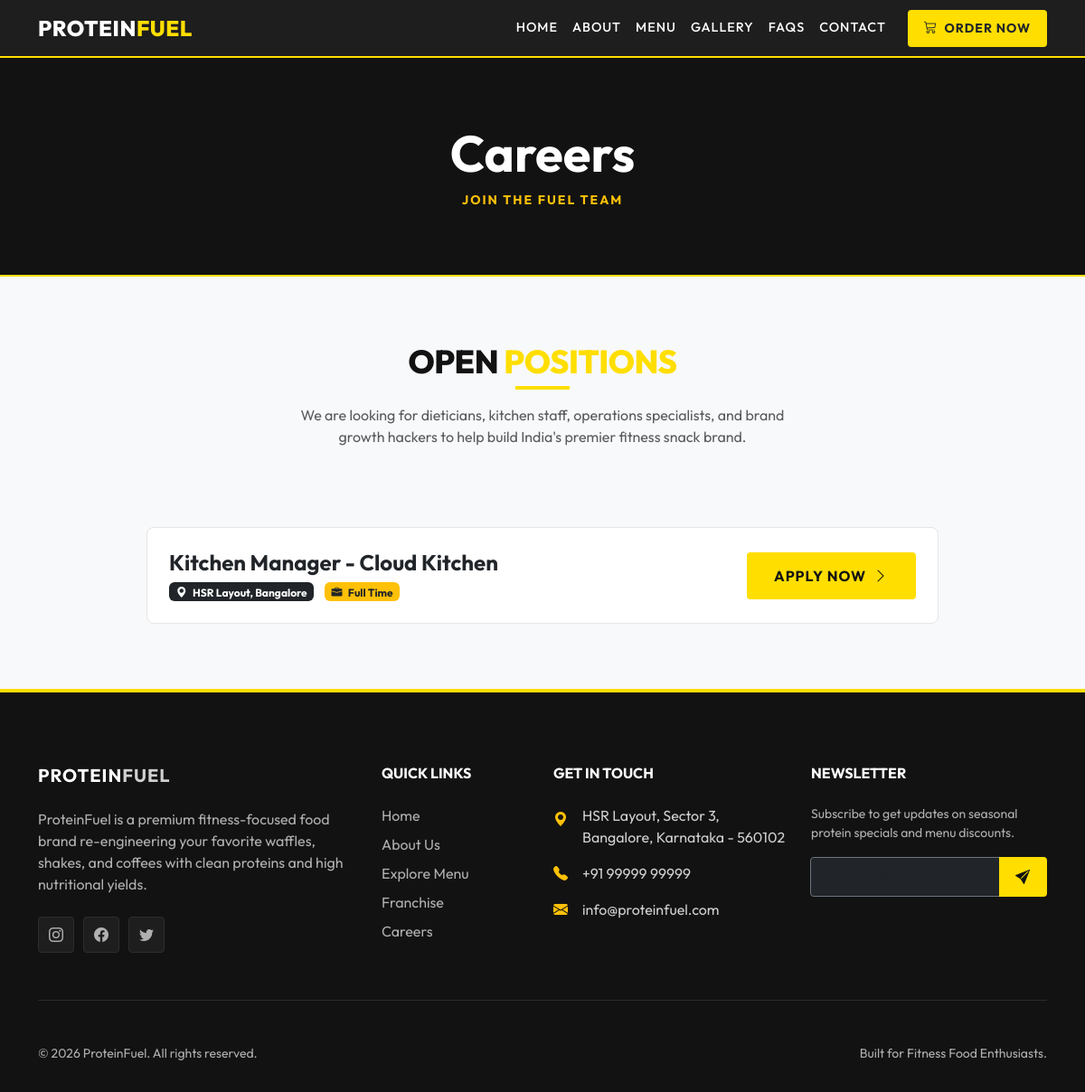
The app's page /careers/ with its own data.
### apps/core/models.py (models this page shows, shortened)
class TimeStampedModel(models.Model):
    created_at = models.DateTimeField(auto_now_add=True)
    updated_at = models.DateTimeField(auto_now=True)
    class Meta:
        abstract = True

class SoftDeleteModel(models.Model):
    is_deleted = models.BooleanField(default=False)
    deleted_at = models.DateTimeField(null=True, blank=True)
    objects = SoftDeleteManager()
    all_objects = models.Manager()
    class Meta:
        abstract = True

class Job(TimeStampedModel, SoftDeleteModel):
    STATUS_CHOICES = (
        ('ACTIVE', 'Active / Hiring'),
        ('CLOSED', 'Closed'),
    )
    position = models.CharField(max_length=100)
    location = models.CharField(max_length=100)
    description = models.TextField()  # Will use CKEditor widget in admin
    status = models.CharField(max_length=10, choices=STATUS_CHOICES, default='ACTIVE')
    class Meta:
        ordering = ['-created_at']

class SingletonModel(models.Model):
    class Meta:
        abstract = True
    @classmethod
    def load(cls):
        obj, created = cls.objects.get_or_create(pk=1)
        return obj

class SiteSettings(SingletonModel, TimeStampedModel):
    site_name = models.CharField(max_length=100, default="ProteinFuel")
    logo = models.ImageField(upload_to="settings/", null=True, blank=True)
    logo_dark = models.ImageField(upload_to="settings/", null=True, blank=True)
    contact_email = models.EmailField(default="info@proteinfuel.com")
    contact_phone = models.CharField(max_length=20, default="+91 99999 99999")
    contact_address = models.TextField(default="Bangalore, India")
    footer_about = models.TextField(blank=True, default="ProteinFuel sells high protein waffles, shakes, coffees, and snacks to keep you active and fueled.")
    copyright_text = models.CharField(max_length=200, default="© 2026 ProteinFuel. All rights reserved.")
    google_analytics_id = models.CharField(max_length=50, blank=True, null=True, help_text="e.g., G-XXXXXXX")
    meta_title = models.CharField(max_length=100, blank=True, null=True)
    meta_description = models.TextField(blank=True, null=True)
    robots_txt = models.TextField(blank=True, null=True, default="User-agent: *\nAllow: /")
    sitemap_xml = models.TextField(blank=True, null=True)
    class Meta:
        verbose_name = "Site Settings"
        verbose_name_plural = "Site Settings"

class SocialLink(TimeStampedModel):
    platform_name = models.CharField(max_length=50, help_text="e.g. Instagram, Facebook, Twitter")
    url = models.URLField()
    icon_name = models.CharField(max_length=50, help_text="Bootstrap icon class name, e.g. 'instagram'")
    is_active = models.BooleanField(default=True)
    display_order = models.PositiveIntegerField(default=0)
    class Meta:
        ordering = ['display_order', 'id']

### apps/core/views.py (the view)
# urls.py: path('careers/', CareersListView.as_view(), name='careers'),
class CareersListView(TemplateView):
    template_name = 'core/careers.html'
    def get_context_data(self, **kwargs):
        context = super().get_context_data(**kwargs)
        context['jobs'] = Job.objects.filter(status='ACTIVE')
        return context

### apps/core/context_processors.py (called while the page is built)
def global_site_settings(request):
    settings = SiteSettings.load()
    social_links = SocialLink.objects.filter(is_active=True)
    header_categories = Category.objects.filter(is_active=True)[:6]
    return {
        'site_settings': settings,
        'social_links': social_links,
        'header_categories': header_categories,
    }

### apps/core/models.py (called while the page is built)
    def get_queryset(self):
        return SoftDeleteQuerySet(self.model, using=self._db).filter(is_deleted=False)

### templates/core/careers.html
{% extends 'base.html' %}
{% block content %}
    <section class="section-dark py-5 bg-dark text-center" style="border-bottom: 2px solid var(--primary-yellow);">
        <div class="container py-4">
            <h1 class="display-4 fw-bold text-white mb-2">Careers</h1>
            <p class="text-warning mb-0 text-uppercase fw-bold small" style="letter-spacing: 2px;">Join the Fuel Team</p>
        </div>
    </section>
    <section class="py-5">
        <div class="container py-4">
            <div class="row mb-5">
                <div class="col-lg-6 mx-auto text-center">
                    <h2 class="section-title center mx-auto">Open <span>Positions</span></h2>
                    <p class="text-muted mt-3">We are looking for dieticians, kitchen staff, operations specialists, and brand growth hackers to help build India's premier fitness snack brand.</p>
                </div>
            </div>
            <div class="row g-4 justify-content-center" style="max-width: 900px; margin: 0 auto;">
                {% for job in jobs %}
                <div class="col-12">
                    <div class="premium-card p-4 d-flex justify-content-between align-items-center flex-wrap gap-3">
                        <div>
                            <h4 class="fw-bold mb-1 text-dark">{{ job.position }}</h4>
                            <span class="badge bg-dark text-white me-2"><i class="bi bi-geo-alt-fill me-1"></i> {{ job.location }}</span>
                            <span class="badge bg-warning text-dark"><i class="bi bi-briefcase-fill me-1"></i> Full Time</span>
                        </div>
                        <div>
                            <a href="{% url 'core:job_apply' job.id %}" class="btn btn-yellow">
                                Apply Now <i class="bi bi-chevron-right ms-1"></i>
                            </a>
                        </div>
                    </div>
                </div>
                {% empty %}
                <div class="col-12 text-center py-5">
                    <p class="text-muted">No open positions at the moment. Please check back later!</p>
                </div>
                {% endfor %}
            </div>
        </div>
    </section>
{% endblock %}

### templates/base.html (shortened to what this page needs)
{% load static %}
<!DOCTYPE html>
<html lang="en">
<head>
    <link href="https://cdn.jsdelivr.net/npm/bootstrap@5.3.0/dist/css/bootstrap.min.css" rel="stylesheet">
    <link rel="stylesheet" href="https://cdn.jsdelivr.net/npm/bootstrap-icons@1.10.5/font/bootstrap-icons.css">
    <link rel="stylesheet" href="{% static 'css/style.css' %}">
</head>
<body>
    <nav class="navbar navbar-expand-lg navbar-dark navbar-custom sticky-top">
        <div class="container">
            <a class="navbar-brand" href="{% url 'core:home' %}">
                {% if site_settings.logo %}
                    <img src="{{ site_settings.logo.url }}" alt="{{ site_settings.site_name }}" height="40">
                {% else %}
                    PROTEIN<span>FUEL</span>
                {% endif %}
            </a>
            <div class="collapse navbar-collapse" id="navbarNav">
                <ul class="navbar-nav ms-auto align-items-lg-center">
                    <li class="nav-item">
                        <a class="nav-link {% if request.resolver_match.url_name == 'home' %}active{% endif %}" href="{% url 'core:home' %}">Home</a>
                    </li>
                    <li class="nav-item">
                        <a class="nav-link {% if request.resolver_match.url_name == 'about' %}active{% endif %}" href="{% url 'core:about' %}">About</a>
                    </li>
                    <li class="nav-item">
                        <a class="nav-link {% if request.resolver_match.app_name == 'catalog' %}active{% endif %}" href="{% url 'catalog:product_list' %}">Menu</a>
                    </li>
                    <li class="nav-item">
                        <a class="nav-link {% if request.resolver_match.url_name == 'gallery' %}active{% endif %}" href="{% url 'core:gallery' %}">Gallery</a>
                    </li>
                    <li class="nav-item">
                        <a class="nav-link {% if request.resolver_match.url_name == 'faq' %}active{% endif %}" href="{% url 'core:faq' %}">FAQs</a>
                    </li>
                    <li class="nav-item">
                        <a class="nav-link {% if request.resolver_match.url_name == 'contact' %}active{% endif %}" href="{% url 'core:contact' %}">Contact</a>
                    </li>
                    <li class="nav-item ms-lg-3 mt-2 mt-lg-0">
                        <a class="btn btn-yellow btn-sm py-2 px-3 text-dark font-weight-bold" href="{% url 'catalog:product_list' %}">
                            <i class="bi bi-cart3 me-1"></i> Order Now
                        </a>
                    </li>
                </ul>
            </div>
        </div>
    </nav>
    <main>
        {% block content %}{% endblock %}
    </main>
    <footer class="footer-custom">
        <div class="container">
            <div class="row g-4">
                <div class="col-lg-4 col-md-6">
                    <h5 class="text-uppercase fw-bold mb-4" style="letter-spacing: 1px;">
                        PROTEIN<span style="color: var(--primary-yellow);">FUEL</span>
                    </h5>
                    <p class="text-muted mb-4">
                        {{ site_settings.footer_about }}
                    </p>
                    <div class="d-flex">
                        {% for link in social_links %}
                        <a href="{{ link.url }}" class="footer-social-icon" target="_blank" title="{{ link.platform_name }}">
                            <i class="bi bi-{{ link.icon_name }}"></i>
                        </a>
                        {% endfor %}
                    </div>
                </div>
                <div class="col-lg-2 col-md-6 ms-lg-auto">
                    <h6 class="text-uppercase fw-bold mb-4">Quick Links</h6>
                    <ul class="list-unstyled">
                        <li class="mb-2"><a href="{% url 'core:home' %}">Home</a></li>
                        <li class="mb-2"><a href="{% url 'core:about' %}">About Us</a></li>
                        <li class="mb-2"><a href="{% url 'catalog:product_list' %}">Explore Menu</a></li>
                        <li class="mb-2"><a href="{% url 'core:franchise' %}">Franchise</a></li>
                        <li class="mb-2"><a href="{% url 'core:careers' %}">Careers</a></li>
                    </ul>
                </div>
                <div class="col-lg-3 col-md-6">
                    <h6 class="text-uppercase fw-bold mb-4">Get In Touch</h6>
                    <ul class="list-unstyled text-muted">
                        <li class="mb-3 d-flex align-items-start">
                            <i class="bi bi-geo-alt-fill text-warning me-3 mt-1"></i>
                            <span>{{ site_settings.contact_address }}</span>
                        </li>
                        <li class="mb-3 d-flex align-items-center">
                            <i class="bi bi-telephone-fill text-warning me-3"></i>
                            <span>{{ site_settings.contact_phone }}</span>
                        </li>
                        <li class="mb-3 d-flex align-items-center">
                            <i class="bi bi-envelope-fill text-warning me-3"></i>
                            <span>{{ site_settings.contact_email }}</span>
                        </li>
                    </ul>
                </div>
                <div class="col-lg-3 col-md-6">
                    <h6 class="text-uppercase fw-bold mb-4">Newsletter</h6>
                    <p class="text-muted small mb-3">Subscribe to get updates on seasonal protein specials and menu discounts.</p>
                    <form id="newsletter-form" class="input-group">
                        <input type="email" name="email" class="form-control bg-dark border-secondary text-white" placeholder="Your Email" required style="border-radius: 4px 0 0 4px;">
                        <button type="submit" class="btn btn-yellow" style="border-radius: 0 4px 4px 0; padding: 0.5rem 1rem;">
                            <i class="bi bi-send-fill"></i>
                        </button>
                    </form>
                </div>
            </div>
            <hr class="my-5 border-secondary">
            <div class="row align-items-center">
                <div class="col-md-6 text-center text-md-start text-muted small">
                    {{ site_settings.copyright_text }}
                </div>
                <div class="col-md-6 text-center text-md-end text-muted small mt-2 mt-md-0">
                    Built for Fitness Food Enthusiasts.
                </div>
            </div>
        </div>
    </footer>
</body>
</html>

### static/css/style.css (style rules this page uses)
:root { --primary-yellow: #FFDE00; --primary-yellow-hover: #E5C700; --dark-bg: #121212; --dark-card: #1E1E1E; --dark-border: #2D2D2D; --text-muted: #A0A0A0; --light-bg: #F8F9FA; --light-card: #FFFFFF; --light-border: #E5E5E5; --font-outfit: 'Outfit', sans-serif; --transition-smooth: all 0.3s cubic-bezier(0.4, 0, 0.2, 1); }
body { font-family: var(--font-outfit); background-color: var(--light-bg); color: var(--dark-bg); overflow-x: hidden; }
.section-dark { background-color: var(--dark-bg) !important; color: #ffffff !important; }
.navbar-custom { background-color: rgba(18, 18, 18, 0.95) !important; backdrop-filter: blur(10px); border-bottom: 2px solid var(--primary-yellow); transition: var(--transition-smooth); }
.navbar-custom .nav-link { color: #ffffff !important; font-weight: 500; text-transform: uppercase; font-size: 0.9rem; letter-spacing: 1px; transition: var(--transition-smooth); padding: 0.5rem 1rem; }
.navbar-custom .navbar-brand { font-weight: 800; font-size: 1.5rem; color: #ffffff !important; letter-spacing: 0.5px; }
.navbar-custom .navbar-brand span { color: var(--primary-yellow); }
.btn-yellow { background-color: var(--primary-yellow); color: var(--dark-bg); font-weight: 700; text-transform: uppercase; letter-spacing: 1px; border: 2px solid var(--primary-yellow); border-radius: 4px; padding: 0.75rem 1.75rem; transition: var(--transition-smooth); }
.premium-card { border: 1px solid var(--light-border); border-radius: 8px; background-color: var(--light-card); transition: var(--transition-smooth); overflow: hidden; }
.section-title { font-weight: 800; text-transform: uppercase; letter-spacing: -0.5px; font-size: 2.25rem; position: relative; padding-bottom: 10px; }
.section-title span { color: var(--primary-yellow); }
.section-title::after { content: ''; position: absolute; bottom: 0; left: 0; width: 60px; height: 4px; background-color: var(--primary-yellow); }
.section-title.center::after { left: 50%; transform: translateX(-50%); }
.footer-custom { background-color: var(--dark-bg); color: #ffffff !important; border-top: 4px solid var(--primary-yellow); padding: 5rem 0 2rem; }
.footer-custom h5, .footer-custom h6, .footer-custom strong { color: #ffffff !important; }
.footer-custom p, .footer-custom span, .footer-custom li { color: #d0d0d0 !important; }
.footer-custom .text-muted { color: #b0b0b0 !important; }
.footer-custom a { color: #b0b0b0 !important; text-decoration: none; transition: var(--transition-smooth); }
.footer-social-icon { display: inline-flex; align-items: center; justify-content: center; width: 40px; height: 40px; border-radius: 4px; background-color: var(--dark-card); color: #ffffff !important; border: 1px solid var(--dark-border); margin-right: 10px; transition: var(--transition-smooth); }

### records on screen
Job: position "Kitchen Manager - Cloud Kitchen", location "HSR Layout, Bangalore"
SiteSettings: footer_about "ProteinFuel is a premium fitness-focused food brand re-engineering your favorite waffles, shakes, and coffees with clean proteins and high nutritional yields.", contact_address "HSR Layout, Sector 3, Bangalore, Karnataka - 560102", contact_phone "+91 99999 99999", contact_email "info@proteinfuel.com", copyright_text "© 2026 ProteinFuel. All rights reserved."
